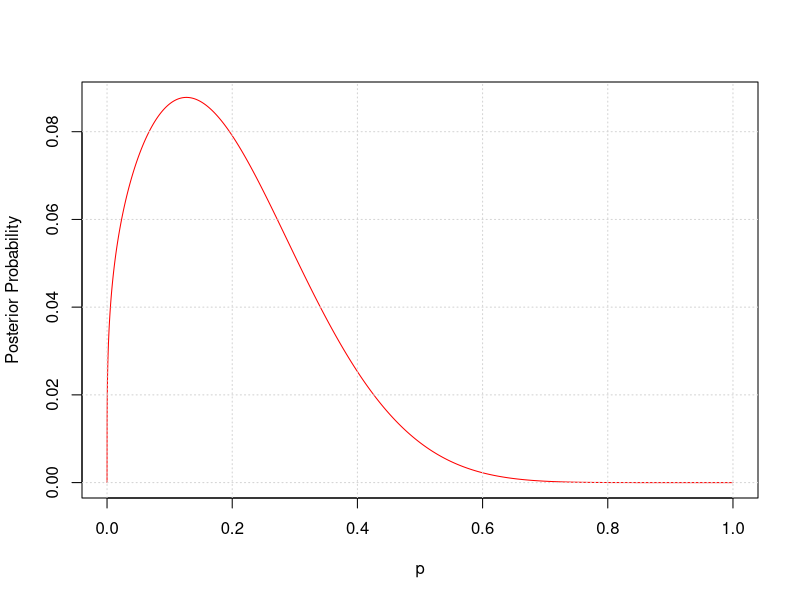

This figure's R source:
p = seq(0, 1, length = 10000)

likelihood = pbinom(2, size = 10, prob = p) / 3
prior = qbeta(p, 4, 4)

posterior = likelihood * prior

plot(
  p,
  posterior,
  xlim = c(0, 1),
  type = "l",
  col = "red",
  xlab = "p",
  ylab = "Posterior Probability"
)

grid()
